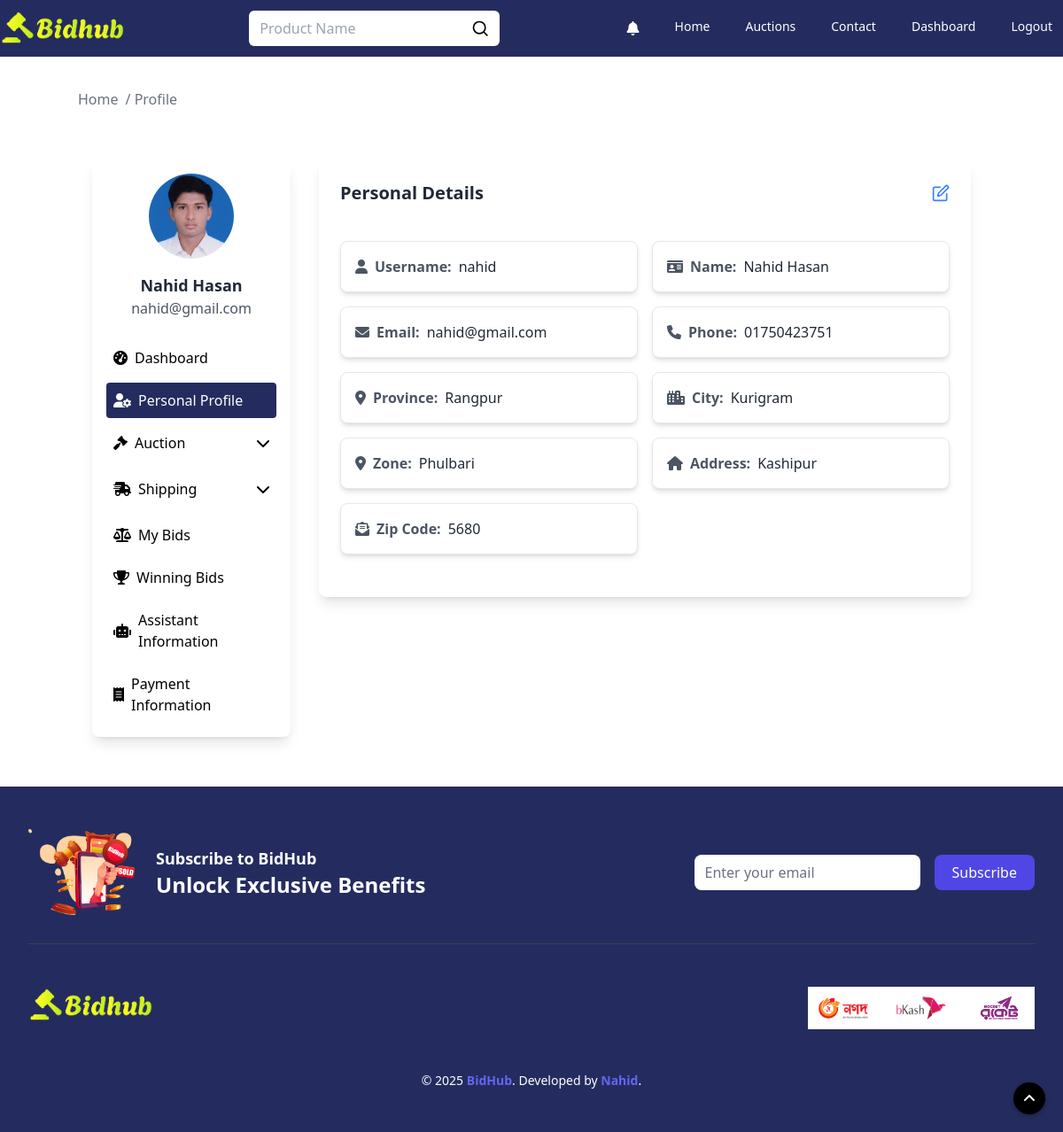
/user/profile (signed in), run on the app's committed database.
### auctions/models.py (models this page shows, shortened)
class User(AbstractUser):
    profile_picture = models.ImageField(upload_to='profile_pictures', null=True, blank=True)
    email = models.EmailField(_('email address'), unique=True)
    province = models.CharField(max_length=100, blank=True)
    city = models.CharField(max_length=100, blank=True)
    zone = models.CharField(max_length=100, blank=True)
    address = models.TextField(null=True, blank=True)
    zip_code = models.CharField(max_length=20, blank=True)
    phone = models.CharField(max_length=15, blank=True)
    objects = CustomUserManager()
    USERNAME_FIELD = 'username'
    EMAIL_FIELD = 'email'
    REQUIRED_FIELDS = ['email']

### auctions/views.py (the view)
# urls.py: path("user/profile", views.user_profile, name="userProfile"),
@login_required(login_url='login')
def user_profile(request):
    user = request.user
    profile_picture_url = None
    if user.profile_picture:
        profile_picture_url = request.build_absolute_uri(user.profile_picture.url)
    address_info = None
    if user.address:
        address_info = {
            'province': user.province,
            'city': user.city,
            'zone': user.zone,
            'address': user.address,
            'zip_code': user.zip_code,
            'phone': user.phone,
        }
    context = {
        'username': user.username,
        'email': user.email,
        'name': f"{user.first_name} {user.last_name}",
        'profile_picture': profile_picture_url,
        'address': address_info,
    }
    return render(request, "profile.html", context)

### auctions/templates/profile.html (shortened to what this page needs)
{% extends "layout.html" %}
{% load static %}
{% block body %}
    <div class="max-w-[1280px] w-full m-auto">
        <div class="pt-[100px]">
            <div class="container mx-auto">
                <ul class="flex space-x-2 text-gray-500">
                    <li><a href="/" class="hover:text-blue-500">Home</a></li>
                    <li><span> / Profile</span></li>
                </ul>
            </div>
        </div>
        <section class="my-10">
            <div class="container mx-auto">
                <div class="flex flex-wrap justify-center">
                    {% include "sidebar.html" %}
                    <div class="w-full sm:w-2/3 lg:w-3/4 p-4">
                        <div class="bg-white shadow-lg rounded-lg p-6">
                            <div class="flex justify-between items-center mb-4">
                                <h4 class="text-xl font-semibold text-gray-800">Personal Details</h4>
                                <a href="{% url 'edit_profile' %}" class="text-blue-500 cursor-pointer hover:underline">
                                </a>
                            </div>
                            <div class="grid grid-cols-1 gap-4 py-6 lg:grid-cols-2">
                                <div class="flex items-center bg-white border border-gray-200 rounded-lg shadow-md p-4 hover:shadow-lg transition">
                                    <i class="fas fa-user text-gray-600 mr-2"></i>
                                    <span class="text-gray-600 font-semibold">Username:</span>
                                    <span class="text-gray-800 ml-2">{{ username }}</span>
                                </div>
                                <div class="flex items-center bg-white border border-gray-200 rounded-lg shadow-md p-4 hover:shadow-lg transition">
                                    <i class="fas fa-id-card text-gray-600 mr-2"></i>
                                    <span class="text-gray-600 font-semibold">Name:</span>
                                    <span class="text-gray-800 ml-2">{% if name %} {{ name }} {% else %}
                                        None {% endif %}</span>
                                </div>
                                <div class="flex items-center bg-white border border-gray-200 rounded-lg shadow-md p-4 hover:shadow-lg transition">
                                    <i class="fas fa-envelope text-gray-600 mr-2"></i>
                                    <span class="text-gray-600 font-semibold">Email:</span>
                                    <span class="text-gray-800 ml-2">{{ email }}</span>
                                </div>
                                <div class="flex items-center bg-white border border-gray-200 rounded-lg shadow-md p-4 hover:shadow-lg transition">
                                    <i class="fas fa-phone text-gray-600 mr-2"></i>
                                    <span class="text-gray-600 font-semibold">Phone:</span>
                                    <span class="text-gray-800 ml-2">{{ address.phone }}</span>
                                </div>
                                <div class="flex items-center bg-white border border-gray-200 rounded-lg shadow-md p-4 hover:shadow-lg transition">
                                    <i class="fas fa-map-marker-alt text-gray-600 mr-2"></i>
                                    <span class="text-gray-600 font-semibold">Province:</span>
                                    <span class="text-gray-800 ml-2">{{ address.province }}</span>
                                </div>
                                <div class="flex items-center bg-white border border-gray-200 rounded-lg shadow-md p-4 hover:shadow-lg transition">
                                    <i class="fas fa-city text-gray-600 mr-2"></i>
                                    <span class="text-gray-600 font-semibold">City:</span>
                                    <span class="text-gray-800 ml-2">{{ address.city }}</span>
                                </div>
                                <div class="flex items-center bg-white border border-gray-200 rounded-lg shadow-md p-4 hover:shadow-lg transition">
                                    <i class="fas fa-map-marker-alt text-gray-600 mr-2"></i>
                                    <span class="text-gray-600 font-semibold">Zone:</span>
                                    <span class="text-gray-800 ml-2">{{ address.zone }}</span>
                                </div>
                                <div class="flex items-center bg-white border border-gray-200 rounded-lg shadow-md p-4 hover:shadow-lg transition">
                                    <i class="fas fa-home text-gray-600 mr-2"></i>
                                    <span class="text-gray-600 font-semibold">Address:</span>
                                    <span class="text-gray-800 ml-2">{{ address.address }}</span>
                                </div>
                                <div class="flex items-center bg-white border border-gray-200 rounded-lg shadow-md p-4 hover:shadow-lg transition">
                                    <i class="fas fa-envelope-open-text text-gray-600 mr-2"></i>
                                    <span class="text-gray-600 font-semibold">Zip Code:</span>
                                    <span class="text-gray-800 ml-2">{{ address.zip_code }}</span>
                                </div>
                            </div>
                        </div>
                    </div>
                </div>
            </div>
        </section>
    </div>
{% endblock %}

### auctions/templates/sidebar.html (shortened to what this page needs)
{% load static %}
{% block body %}
    {% url 'userProfile' as user_profile_url %}
    {% url 'userDashboard' as user_dashboard_url %}
    {% url 'myAuction' as my_auction_url %}
    {% url 'userBids' as user_bids_url %}
    {% url 'userWinBids' as user_win_bids_url %}
    {% url 'paymentInformation' as payment_info_url %}
    {% url 'create' as create_auction_url %}
    {% url 'assistant_info' as assistant_info %}
    {% url 'shipping_to' as shipping_to %}
    {% url 'shipping_from' as shipping_from %}
    <div class="w-full sm:w-1/3 lg:w-1/4 p-4">
        <div class="bg-white shadow-lg rounded-lg p-4 sticky top-20">
            <div class="flex flex-col items-center">
                <div class="relative w-24 h-24 rounded-full overflow-hidden">
                    <form id="profile-pic-form" method="post" enctype="multipart/form-data">
                        <img id="profile-pic-preview" class="object-cover w-[100px] h-[100px]"
                             src="{% if profile_picture %}{{ profile_picture }}{% else %}{% static 'images/men.png' %}{% endif %}"
                             alt="{{ username }}">
                    </form>
                </div>
                <h5 class="mt-4 text-lg font-semibold text-gray-800">
                    {% if name %}{{ name }}{% else %}None{% endif %}
                </h5>
                <span class="text-gray-600">{{ user.email }}</span>
            </div>
            <ul class="mt-6 space-y-2">
                <li>
                    <a href="{{ user_dashboard_url }}"
                       class="flex items-center p-2 rounded w-full {% if request.path == user_dashboard_url %}bg-[#242c5f] text-white{% else %}text-black hover:bg-[#242c5f] hover:text-white{% endif %}">
                        <i class="fas fa-tachometer-alt mr-2"></i> Dashboard
                    </a>
                </li>
                <li>
                    <a href="{{ user_profile_url }}"
                       class="flex items-center p-2 rounded w-full {% if request.path == user_profile_url %}bg-[#242c5f] text-white{% else %}text-black hover:bg-[#242c5f] hover:text-white{% endif %}">
                        <i class="fas fa-user-cog mr-2"></i> Personal Profile
                    </a>
                </li>
                <li class="w-full">
                    <button onclick="toggleMenu('auction-menu', 'chevron-icon')"
                            class="flex items-center justify-between p-2 rounded w-full text-black hover:bg-[#242c5f] hover:text-white transition-colors"
                            data-url="{{ create_auction_url }}">
                        <span class="flex items-center">
                            <i class="fas fa-gavel mr-2"></i> Auction
                        </span>
                        <i id="chevron-icon" class="fas fa-chevron-down transition-transform duration-300"></i>
                    </button>
                </li>
                <li class="w-full">
                    <button onclick="toggleMenu('shipping-menu', 'shipping-chevron')"
                            class="flex items-center justify-between p-2 rounded w-full text-black hover:bg-[#242c5f] hover:text-white transition-colors"
                            data-url="{{ shipping_from }}">
                        <span class="flex items-center">
                            <i class="fa-solid fa-truck-fast mr-2"></i> Shipping
                        </span>
                        <i id="chevron-icon" class="fas fa-chevron-down transition-transform duration-300"></i>
                    </button>
                </li>
                <li>
                    <a href="{{ user_bids_url }}"
                       class="flex items-center p-2 rounded w-full {% if request.path == user_bids_url %}bg-[#242c5f] text-white{% else %}text-black hover:bg-[#242c5f] hover:text-white{% endif %}">
                        <i class="fas fa-balance-scale mr-2"></i> My Bids
                    </a>
                </li>
                <li>
                    <a href="{{ user_win_bids_url }}"
                       class="flex items-center p-2 rounded w-full {% if request.path == user_win_bids_url %}bg-[#242c5f] text-white{% else %}text-black hover:bg-[#242c5f] hover:text-white{% endif %}">
                        <i class="fas fa-trophy mr-2"></i> Winning Bids
                    </a>
                </li>
                <li>
                    <a href="{{ assistant_info }}"
                       class="flex items-center p-2 rounded w-full {% if request.path == assistant_info %}bg-[#242c5f] text-white{% else %}text-black hover:bg-[#242c5f] hover:text-white{% endif %}">
                        <i class="fa-solid fa-robot mr-2"></i> Assistant Information
                    </a>
                </li>
                <li>
                    <a href="{{ payment_info_url }}"
                       class="flex items-center p-2 rounded w-full {% if request.path == payment_info_url %}bg-[#242c5f] text-white{% else %}text-black hover:bg-[#242c5f] hover:text-white{% endif %}">
                        <i class="fas fa-receipt mr-2"></i> Payment Information
                    </a>
                </li>
            </ul>
        </div>
    </div>
{% endblock %}

### data on the page
User: email "nahid@gmail.com", username "nahid", phone "01750423751", province "Rangpur", city "Kurigram", zone "Phulbari", address "Kashipur", zip_code "5680"

### other printed values
{{ name }} "Nahid Hasan"
